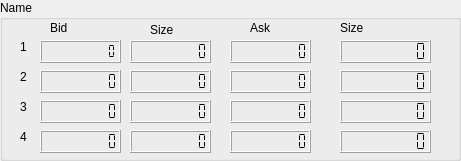
   <widget class="QGroupBox" name="order_box">
    <property name="geometry">
     <rect>
      <x>380</x>
      <y>20</y>
      <width>461</width>
      <height>161</height>
     </rect>
    </property>
    <property name="title">
     <string>Name</string>
    </property>
    <property name="flat">
     <bool>true</bool>
    </property>
    <property name="checkable">
     <bool>false</bool>
    </property>
    <property name="checked">
     <bool>false</bool>
    </property>
    <widget class="QLabel" name="label_129">
     <property name="geometry">
      <rect>
       <x>20</x>
       <y>40</y>
       <width>47</width>
       <height>13</height>
      </rect>
     </property>
     <property name="text">
      <string>1</string>
     </property>
    </widget>
    <widget class="QLabel" name="label_131">
     <property name="geometry">
      <rect>
       <x>20</x>
       <y>100</y>
       <width>47</width>
       <height>13</height>
      </rect>
     </property>
     <property name="text">
      <string>3</string>
     </property>
    </widget>
    <widget class="QLabel" name="label_132">
     <property name="geometry">
      <rect>
       <x>20</x>
       <y>130</y>
       <width>47</width>
       <height>13</height>
      </rect>
     </property>
     <property name="text">
      <string>4</string>
     </property>
    </widget>
    <widget class="QLabel" name="label_133">
     <property name="geometry">
      <rect>
       <x>150</x>
       <y>20</y>
       <width>31</width>
       <height>20</height>
      </rect>
     </property>
     <property name="text">
      <string>Size</string>
     </property>
    </widget>
    <widget class="QLabel" name="label_134">
     <property name="geometry">
      <rect>
       <x>250</x>
       <y>20</y>
       <width>21</width>
       <height>16</height>
      </rect>
     </property>
     <property name="text">
      <string>Ask</string>
     </property>
    </widget>
    <widget class="QLabel" name="label_135">
     <property name="geometry">
      <rect>
       <x>20</x>
       <y>70</y>
       <width>47</width>
       <height>13</height>
      </rect>
     </property>
     <property name="text">
      <string>2</string>
     </property>
    </widget>
    <widget class="QLabel" name="label">
     <property name="geometry">
      <rect>
       <x>340</x>
       <y>20</y>
       <width>31</width>
       <height>16</height>
      </rect>
     </property>
     <property name="text">
      <string>Size</string>
     </property>
    </widget>
    <widget class="QLabel" name="label_4">
     <property name="geometry">
      <rect>
       <x>50</x>
       <y>20</y>
       <width>31</width>
       <height>16</height>
      </rect>
     </property>
     <property name="text">
      <string>Bid</string>
     </property>
    </widget>
    <widget class="QLCDNumber" name="lcdNumber">
     <property name="geometry">
      <rect>
       <x>40</x>
       <y>40</y>
       <width>81</width>
       <height>23</height>
      </rect>
     </property>
     <property name="smallDecimalPoint">
      <bool>true</bool>
     </property>
     <property name="digitCount">
      <number>9</number>
     </property>
     <property name="mode">
      <enum>QLCDNumber::Dec</enum>
     </property>
     <property name="segmentStyle">
      <enum>QLCDNumber::Flat</enum>
     </property>
     <property name="intValue" stdset="0">
      <number>0</number>
     </property>
    </widget>
    <widget class="QLCDNumber" name="lcdNumber_2">
     <property name="geometry">
      <rect>
       <x>40</x>
       <y>70</y>
       <width>81</width>
       <height>23</height>
      </rect>
     </property>
     <property name="digitCount">
      <number>9</number>
     </property>
     <property name="segmentStyle">
      <enum>QLCDNumber::Flat</enum>
     </property>
    </widget>
    <widget class="QLCDNumber" name="lcdNumber_3">
     <property name="geometry">
      <rect>
       <x>40</x>
       <y>100</y>
       <width>81</width>
       <height>23</height>
      </rect>
     </property>
     <property name="digitCount">
      <number>9</number>
     </property>
     <property name="segmentStyle">
      <enum>QLCDNumber::Flat</enum>
     </property>
    </widget>
    <widget class="QLCDNumber" name="lcdNumber_4">
     <property name="geometry">
      <rect>
       <x>40</x>
       <y>130</y>
       <width>81</width>
       <height>23</height>
      </rect>
     </property>
     <property name="digitCount">
      <number>9</number>
     </property>
     <property name="segmentStyle">
      <enum>QLCDNumber::Flat</enum>
     </property>
    </widget>
    <widget class="QLCDNumber" name="lcdNumber_5">
     <property name="geometry">
      <rect>
       <x>130</x>
       <y>40</y>
       <width>81</width>
       <height>23</height>
      </rect>
     </property>
     <property name="digitCount">
      <number>9</number>
     </property>
     <property name="segmentStyle">
      <enum>QLCDNumber::Flat</enum>
     </property>
    </widget>
    <widget class="QLCDNumber" name="lcdNumber_6">
     <property name="geometry">
      <rect>
       <x>130</x>
       <y>70</y>
       <width>81</width>
       <height>23</height>
      </rect>
     </property>
     <property name="digitCount">
      <number>9</number>
     </property>
     <property name="segmentStyle">
      <enum>QLCDNumber::Flat</enum>
     </property>
    </widget>
    <widget class="QLCDNumber" name="lcdNumber_7">
     <property name="geometry">
      <rect>
       <x>130</x>
       <y>100</y>
       <width>81</width>
       <height>23</height>
      </rect>
     </property>
     <property name="digitCount">
      <number>9</number>
     </property>
     <property name="segmentStyle">
      <enum>QLCDNumber::Flat</enum>
     </property>
    </widget>
    <widget class="QLCDNumber" name="lcdNumber_8">
     <property name="geometry">
      <rect>
       <x>130</x>
       <y>130</y>
       <width>81</width>
       <height>23</height>
      </rect>
     </property>
     <property name="digitCount">
      <number>9</number>
     </property>
     <property name="segmentStyle">
      <enum>QLCDNumber::Flat</enum>
     </property>
    </widget>
    <widget class="QLCDNumber" name="lcdNumber_9">
     <property name="geometry">
      <rect>
       <x>230</x>
       <y>40</y>
       <width>81</width>
       <height>23</height>
      </rect>
     </property>
     <property name="digitCount">
      <number>9</number>
     </property>
     <property name="segmentStyle">
      <enum>QLCDNumber::Flat</enum>
     </property>
    </widget>
    <widget class="QLCDNumber" name="lcdNumber_10">
     <property name="geometry">
      <rect>
       <x>230</x>
       <y>70</y>
       <width>81</width>
       <height>23</height>
      </rect>
     </property>
     <property name="digitCount">
      <number>9</number>
     </property>
     <property name="segmentStyle">
      <enum>QLCDNumber::Flat</enum>
     </property>
    </widget>
    <widget class="QLCDNumber" name="lcdNumber_11">
     <property name="geometry">
      <rect>
       <x>230</x>
       <y>100</y>
       <width>81</width>
       <height>23</height>
      </rect>
     </property>
     <property name="digitCount">
      <number>9</number>
     </property>
     <property name="segmentStyle">
      <enum>QLCDNumber::Flat</enum>
     </property>
    </widget>
    <widget class="QLCDNumber" name="lcdNumber_12">
     <property name="geometry">
      <rect>
       <x>230</x>
       <y>130</y>
       <width>81</width>
       <height>23</height>
      </rect>
     </property>
     <property name="digitCount">
      <number>9</number>
     </property>
     <property name="segmentStyle">
      <enum>QLCDNumber::Flat</enum>
     </property>
    </widget>
    <widget class="QLCDNumber" name="lcdNumber_13">
     <property name="geometry">
      <rect>
       <x>340</x>
       <y>40</y>
       <width>91</width>
       <height>23</height>
      </rect>
     </property>
     <property name="digitCount">
      <number>9</number>
     </property>
     <property name="segmentStyle">
      <enum>QLCDNumber::Flat</enum>
     </property>
    </widget>
    <widget class="QLCDNumber" name="lcdNumber_14">
     <property name="geometry">
      <rect>
       <x>340</x>
       <y>70</y>
       <width>91</width>
       <height>23</height>
      </rect>
     </property>
     <property name="digitCount">
      <number>9</number>
     </property>
     <property name="segmentStyle">
      <enum>QLCDNumber::Flat</enum>
     </property>
    </widget>
    <widget class="QLCDNumber" name="lcdNumber_15">
     <property name="geometry">
      <rect>
       <x>340</x>
       <y>100</y>
       <width>91</width>
       <height>23</height>
      </rect>
     </property>
     <property name="digitCount">
      <number>9</number>
     </property>
     <property name="segmentStyle">
      <enum>QLCDNumber::Flat</enum>
     </property>
    </widget>
    <widget class="QLCDNumber" name="lcdNumber_16">
     <property name="geometry">
      <rect>
       <x>340</x>
       <y>130</y>
       <width>91</width>
       <height>23</height>
      </rect>
     </property>
     <property name="digitCount">
      <number>9</number>
     </property>
     <property name="segmentStyle">
      <enum>QLCDNumber::Flat</enum>
     </property>
    </widget>
   </widget>
